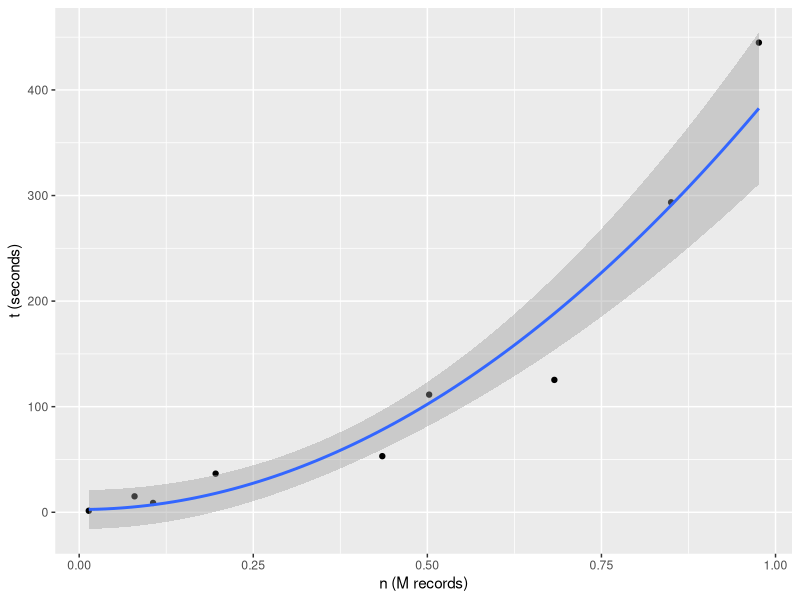

This chart was generated by the following R code:
library(ggplot2)
library(dplyr)

b<-read.table("ref/oisin.csv", header=T)


pdf("ref/oisin.pdf", width=5, height=3)

b %>%
	ggplot(aes(x=obs/1e6, y=time, weight=1/sqrt(time))) + geom_point() +
	xlab("n (M records)") + ylab("t (seconds)") +
	geom_smooth(method="lm", se=TRUE, fullrange=TRUE, level=0.95,
		formula = y ~ I(x^2))

dev.off()
